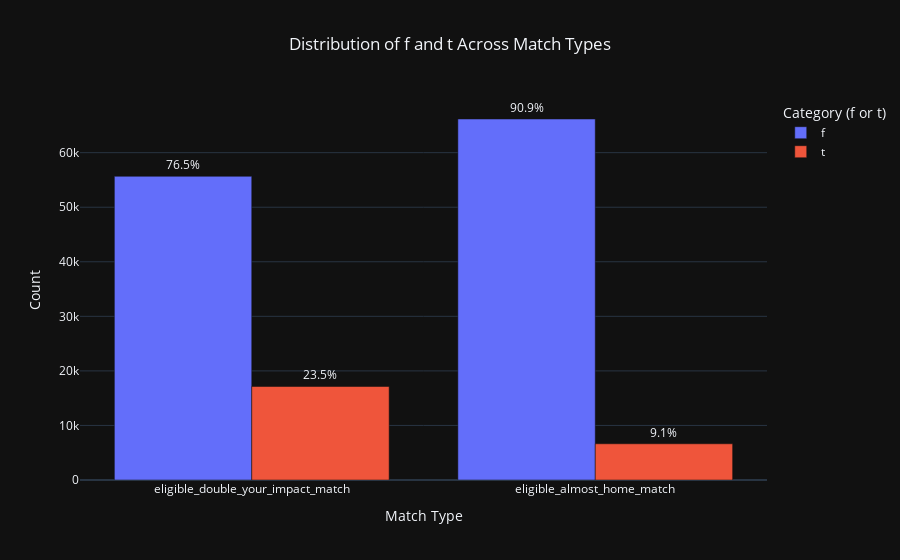

Write notebook code for a chart like this one.
### Code cell
match_variables = ['eligible_double_your_impact_match', 'eligible_almost_home_match']
data = []

for variable in match_variables:
    counts = projects_ny[variable].value_counts(normalize=False).reset_index() 
    counts['Percentage'] = (projects_ny[variable].value_counts(normalize=True) * 100).values 
    counts.columns = ['Category', 'Count', 'Percentage']
    counts['Match Type'] = variable
    data.append(counts)

match_df = pd.concat(data, ignore_index=True)

fig = px.bar(
    match_df,
    x='Match Type',
    y='Count',
    color='Category',
    barmode='group',
    text='Percentage',  
    title='Distribution of f and t Across Match Types',
    labels={'Match Type': 'Match Type', 'Count': 'Count', 'Category': 'Category (f or t)'}
)

fig.update_traces(texttemplate='%{text:.1f}%', textposition='outside')  
fig.update_layout(template='plotly_dark', title=dict(x=0.5))

fig.show()

### Figure 1 — Plotly figure (JSON) as saved in the notebook; plotly's stock layout.template omitted (floating-point values rounded to 4 significant figures)
{"data": [{"alignmentgroup": "True", "hovertemplate": "Category (f or t)=f<br>Match Type=%{x}<br>Count=%{y}<br>Percentage=%{text}<extra></extra>", "legendgroup": "f", "marker": {"color": "#636efa", "pattern": {"shape": ""}}, "name": "f", "offsetgroup": "f", "orientation": "v", "showlegend": true, "text": [76.46, 90.88], "textposition": "outside", "texttemplate": "%{text:.1f}%", "type": "bar", "x": ["eligible_double_your_impact_match", "eligible_almost_home_match"], "xaxis": "x", "y": [55670, 66173], "yaxis": "y"}, {"alignmentgroup": "True", "hovertemplate": "Category (f or t)=t<br>Match Type=%{x}<br>Count=%{y}<br>Percentage=%{text}<extra></extra>", "legendgroup": "t", "marker": {"color": "#EF553B", "pattern": {"shape": ""}}, "name": "t", "offsetgroup": "t", "orientation": "v", "showlegend": true, "text": [23.54, 9.116], "textposition": "outside", "texttemplate": "%{text:.1f}%", "type": "bar", "x": ["eligible_double_your_impact_match", "eligible_almost_home_match"], "xaxis": "x", "y": [17140, 6637], "yaxis": "y"}], "layout": {"barmode": "group", "legend": {"title": {"text": "Category (f or t)"}, "tracegroupgap": 0}, "title": {"text": "Distribution of f and t Across Match Types", "x": 0.5}, "xaxis": {"anchor": "y", "domain": [0, 1], "title": {"text": "Match Type"}}, "yaxis": {"anchor": "x", "domain": [0, 1], "title": {"text": "Count"}}}}
